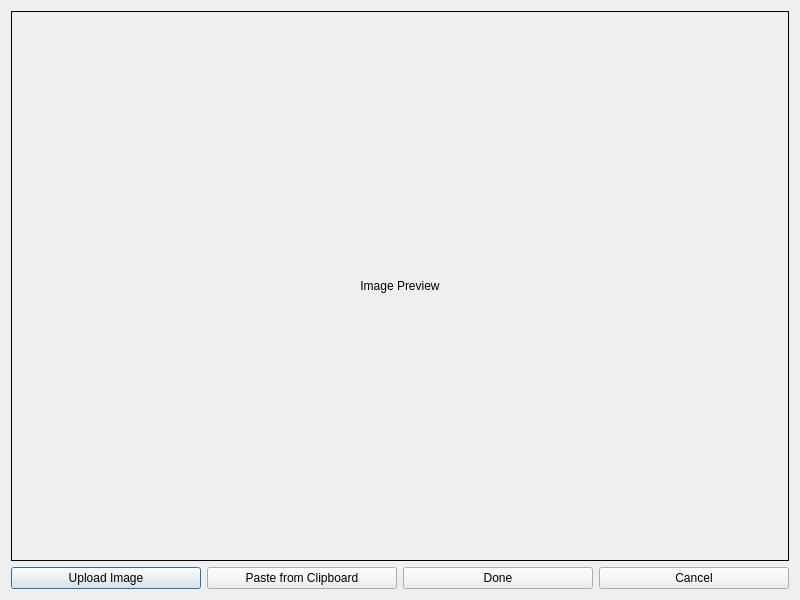
<?xml version="1.0" encoding="UTF-8"?>
<ui version="4.0">
 <class>TCTOCRDialog</class>
 <widget class="QDialog" name="TCTOCRDialog">
  <property name="geometry">
   <rect>
    <x>0</x>
    <y>0</y>
    <width>800</width>
    <height>600</height>
   </rect>
  </property>
  <property name="windowTitle">
   <string>TCT Image OCR</string>
  </property>
  <layout class="QVBoxLayout" name="verticalLayout">
   <item>
    <widget class="QLabel" name="imagePreview">
     <property name="minimumSize">
      <size>
       <width>0</width>
       <height>400</height>
      </size>
     </property>
     <property name="frameShape">
      <enum>QFrame::Box</enum>
     </property>
     <property name="text">
      <string>Image Preview</string>
     </property>
     <property name="alignment">
      <set>Qt::AlignCenter</set>
     </property>
    </widget>
   </item>
   <item>
    <layout class="QHBoxLayout" name="horizontalLayout">
     <item>
      <widget class="QPushButton" name="uploadButton">
       <property name="text">
        <string>Upload Image</string>
       </property>
      </widget>
     </item>
     <item>
      <widget class="QPushButton" name="pasteButton">
       <property name="text">
        <string>Paste from Clipboard</string>
       </property>
      </widget>
     </item>
     <item>
      <widget class="QPushButton" name="doneButton">
       <property name="text">
        <string>Done</string>
       </property>
      </widget>
     </item>
     <item>
      <widget class="QPushButton" name="cancelButton">
       <property name="text">
        <string>Cancel</string>
       </property>
      </widget>
     </item>
    </layout>
   </item>
  </layout>
 </widget>
 <resources/>
 <connections/>
</ui> 
